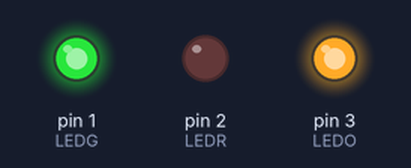
Recording of a sketch running on a simulated Arduino Uno, built with avr-gcc and run on an emulated ATmega328P. Parts: output pins drawn as LEDs (lit = HIGH).

Above: at 0.15 s.
At 1.35 s:
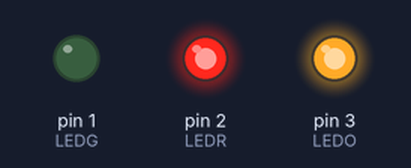
At 2.55 s:
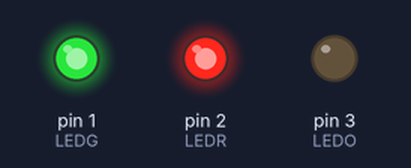
Timing chart, 0 to 3.0 s (numbered marks = the images above):
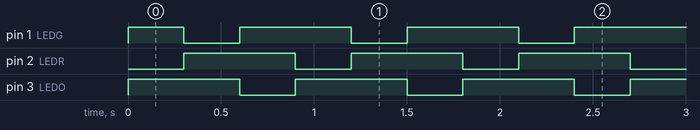

Measured:
- by itself, pin 1 (LEDG): repeats every 0.90 s: LOW 0.30 s, HIGH 0.60 s
- by itself, pin 2 (LEDR), pin 3 (LEDO): alternates HIGH for 0.60 s and LOW for 0.30 s
- by itself, everything shown: repeats every 0.90 s, in 3 steps

The sketch:

z5_running_darkness1.ino
```cpp
// C++ code
//

int LEDG = 1;
int LEDR = 2;
int LEDO = 3;


void setup()
{
  pinMode(LEDG, OUTPUT);
  pinMode(LEDR, OUTPUT);
  pinMode(LEDO, OUTPUT);
}

void loop()
{
  digitalWrite(LEDR, LOW);
  digitalWrite(LEDG, HIGH);
  digitalWrite(LEDO, HIGH);
  delay(300);
  digitalWrite(LEDR, HIGH);
  digitalWrite(LEDG, LOW);
  digitalWrite(LEDO, HIGH);
  delay(300);
  digitalWrite(LEDR, HIGH);
  digitalWrite(LEDG, HIGH);
  digitalWrite(LEDO, LOW);
  delay(300);
}
```
